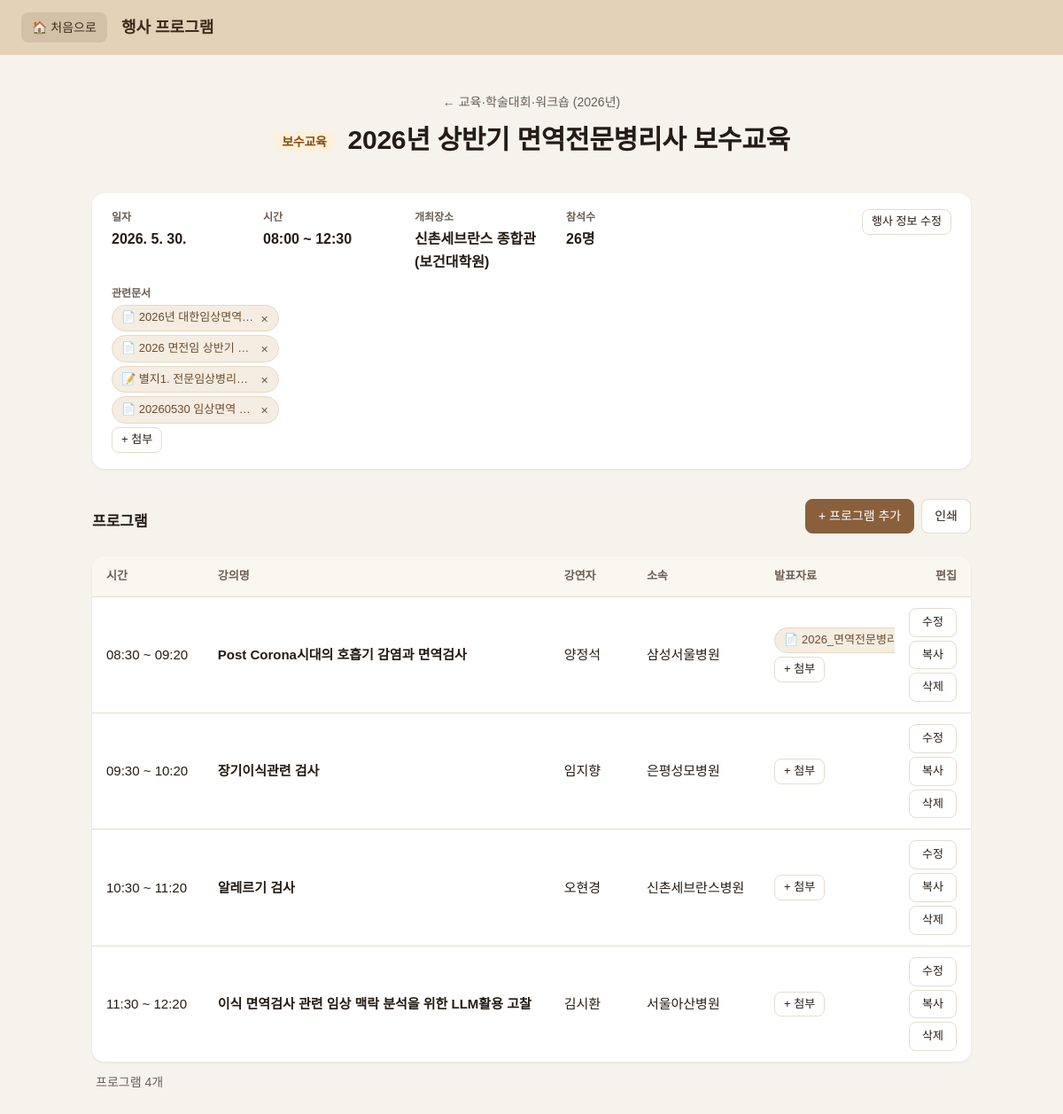
The page /audit/events/2 on the database its author committed.
### tables this page shows
CREATE TABLE events (            -- 행사 (보수교육/학술대회/워크숍)
    id         INTEGER PRIMARY KEY AUTOINCREMENT,
    kind       TEXT NOT NULL,                  -- 보수교육 / 학술대회 / 워크숍
    name       TEXT,                           -- 행사명 (선택)
    held_on    TEXT NOT NULL,                  -- 일자 YYYY-MM-DD
    start_time TEXT,
    end_time   TEXT,
    place      TEXT,
    attendees  INTEGER
);

CREATE TABLE files (
    id            INTEGER PRIMARY KEY AUTOINCREMENT,
    original_name TEXT NOT NULL,
    stored_path   TEXT NOT NULL,
    file_type     TEXT,                 -- pdf / doc / img
    target_type   TEXT,                 -- meeting, event, document ...
    target_id     INTEGER,
    uploaded_at   TEXT DEFAULT CURRENT_TIMESTAMP
, note TEXT);

CREATE TABLE event_programs (    -- 행사의 시간별 프로그램(강의)
    id          INTEGER PRIMARY KEY AUTOINCREMENT,
    event_id    INTEGER NOT NULL REFERENCES events(id) ON DELETE CASCADE,
    start_time  TEXT,
    end_time    TEXT,
    title       TEXT NOT NULL,                 -- 강의명
    speaker     TEXT,                          -- 강연자
    affiliation TEXT                           -- 소속
);

### routes/events.py (the view)
@bp.route("/audit/events/<int:event_id>")
def detail(event_id):
    with db() as conn:
        event = conn.execute("SELECT * FROM events WHERE id = ?", (event_id,)).fetchone()
        if not event:
            abort(404)
        programs = conn.execute(
            "SELECT * FROM event_programs WHERE event_id = ? "
            "ORDER BY (start_time IS NULL OR start_time = ''), start_time, id", (event_id,)).fetchall()
        event_files = storage.files_for(conn, (EVENT_DOC,), [event_id])
        program_files = storage.files_for(conn, (PROGRAM_FILE,), [p["id"] for p in programs])
    return render_template(
        "event_detail.html", page=get_menu("events"), event=event, programs=programs, kinds=KINDS,
        event_files=event_files.get((EVENT_DOC, event_id), []), program_files=program_files,
        accept=storage.ACCEPT_ATTR,
    )

### app.py (called while the page is built)
@app.context_processor
def inject_globals():
    return {"app_title": APP_TITLE, "menu": MENU}

### auth.py (called while the page is built, shortened)
def _get(key, default=None):
    with db() as conn:
        row = conn.execute("SELECT value FROM settings WHERE key = ?", (key,)).fetchone()
    return row["value"] if row else default

def password_is_set():
    return _get("money_password_hash") is not None

def is_unlocked():
    stamp = session.get("unlocked_at")
    if not stamp or session.get("epoch") != _get("lock_epoch", "0"):
        return False
    return time.time() - stamp < IDLE_SECONDS

@bp.before_app_request
def guard():
    if not request.path.startswith(PROTECTED_PATHS):
        return None

@bp.app_context_processor
def inject_lock_state():
    return {"unlocked": is_unlocked(), "password_set": password_is_set()}

### menu.py (called while the page is built)
def get_menu(key):
    for item in MENU:
        if item["key"] == key:
            return item
    return None

### models.py (called while the page is built)
def get_db():
    conn = sqlite3.connect(DB_PATH)
    conn.row_factory = sqlite3.Row
    conn.execute("PRAGMA foreign_keys = ON")
    return conn

@contextmanager
def db():
    conn = get_db()
    try:
        yield conn
        conn.commit()
    except Exception:
        conn.rollback()
        raise
    finally:
        conn.close()

### routes/events.py (called while the page is built)
@bp.app_template_filter("kdate")
def kdate(value):
    try:
        d = datetime.strptime(value, "%Y-%m-%d")
    except (TypeError, ValueError):
        return value or ""
    return f"{d.year}. {d.month}. {d.day}."

@bp.app_template_filter("krange")
def krange(row):
    start, end = row["start_time"], row["end_time"]
    if start and end:
        return f"{start} ~ {end}"
    return start or end or ""

### storage.py (called while the page is built)
def files_for(conn, target_types, target_ids):
    out = {}
    if not target_ids:
        return out
    t_marks = ",".join("?" * len(target_types))
    i_marks = ",".join("?" * len(target_ids))
    rows = conn.execute(
        f"SELECT * FROM files WHERE target_type IN ({t_marks}) AND target_id IN ({i_marks}) ORDER BY id",
        (*target_types, *target_ids))
    for r in rows:
        out.setdefault((r["target_type"], r["target_id"]), []).append(r)
    return out

### templates/event_detail.html (shortened to what this page needs)
{% extends "base.html" %}
{% from "_files.html" import file_cell, viewer_dialog %}
{% from "_forms.html" import event_dialog, time_select %}
{% block header_title %}행사 프로그램{% endblock %}
{% block content %}
{% set next_url = request.full_path.rstrip('?') %}
{% set year = event.held_on[:4] %}
<section class="intro">
  <a class="back no-print" href="{{ url_for('events.list_view', year=year) }}">← 교육·학술대회·워크숍 ({{ year }}년)</a>
  <h1><span class="kind-badge kind-{{ event.kind }}">{{ event.kind }}</span> {{ event.name or (event.kind ~ ' 프로그램') }}</h1>
</section>
<div class="event-card">
  <dl class="event-meta">
    <div><dt>일자</dt><dd>{{ event.held_on|kdate }}</dd></div>
    <div><dt>시간</dt><dd>{{ event|krange or '-' }}</dd></div>
    <div><dt>개최장소</dt><dd>{{ event.place or '-' }}</dd></div>
    <div><dt>참석수</dt><dd>{{ (event.attendees ~ '명') if event.attendees is not none else '-' }}</dd></div>
    <div class="meta-files"><dt>관련문서</dt>
      <dd>{{ file_cell('event_doc-' ~ event.id, event_files, url_for('events.upload', event_id=event.id),
                       {'back': 'detail'}, accept, next_url) }}</dd></div>
  </dl>
  <button type="button" class="btn small no-print" data-open-edit="event-dialog"
          data-id="{{ event.id }}" data-kind="{{ event.kind }}" data-name="{{ event.name or '' }}"
          data-held-on="{{ event.held_on or '' }}" data-start-time="{{ event.start_time or '' }}"
          data-end-time="{{ event.end_time or '' }}" data-place="{{ event.place or '' }}"
          data-attendees="{{ event.attendees if event.attendees is not none else '' }}">행사 정보 수정</button>
</div>
<div class="toolbar no-print">
  <h2 class="section-title">프로그램</h2>
  <div class="actions">
    <button type="button" class="btn primary" data-open-add="program-dialog">+ 프로그램 추가</button>
    <button type="button" class="btn" onclick="window.print()">인쇄</button>
  </div>
</div>
{% if programs %}
<div class="table-wrap">
  <table class="table programs-table">
    <thead><tr>
      <th>시간</th><th>강의명</th><th class="speaker-col">강연자</th><th>소속</th><th>발표자료</th>
      <th class="no-print actions-col">편집</th>
    </tr></thead>
    <tbody>
    {% for p in programs %}
      <tr>
        <td class="nowrap">{{ p|krange }}</td>
        <td class="title-col">{{ p.title }}</td>
        <td class="speaker-col">{{ p.speaker or '' }}</td>
        <td>{{ p.affiliation or '' }}</td>
        <td class="file-col">
          {{ file_cell('event_material-' ~ p.id, program_files.get(('event_material', p.id), []),
                       url_for('events.program_upload', program_id=p.id), {}, accept, next_url) }}
        </td>
        <td class="no-print actions-col">
          <button type="button" class="btn small" data-open-edit="program-dialog"
                  data-id="{{ p.id }}" data-title="{{ p.title }}" data-speaker="{{ p.speaker or '' }}"
                  data-affiliation="{{ p.affiliation or '' }}" data-start-time="{{ p.start_time or '' }}"
                  data-end-time="{{ p.end_time or '' }}">수정</button>
          <button type="button" class="btn small" data-copy title="이 줄을 바탕으로 다음 프로그램을 추가합니다"
                  data-title="{{ p.title }}" data-speaker="{{ p.speaker or '' }}"
                  data-affiliation="{{ p.affiliation or '' }}" data-next-start="{{ p.end_time or '' }}">복사</button>
          <form method="post" action="{{ url_for('events.program_delete', program_id=p.id) }}"
                data-confirm="'{{ p.title }}' 프로그램을 삭제할까요? 발표자료도 함께 삭제됩니다.">
            <button class="btn small danger">삭제</button>
          </form>
        </td>
      </tr>
    {% endfor %}
    </tbody>
  </table>
</div>
<p class="summary">프로그램 {{ programs|length }}개</p>
{% else %}
<div class="empty"><p>아직 등록된 프로그램이 없습니다. 오른쪽 위 [+ 프로그램 추가]로 시간별 강의를 입력하세요.</p></div>
{% endif %}
{% endblock %}

### templates/_files.html (shortened to what this page needs)
{% set kind_icon = {'pdf': '📄', 'image': '🖼️', 'docx': '📝', 'doc': '📝', 'hwp': '📃'} %}
{% macro file_cell(group, file_list, upload_url, hidden, accept, next_url) %}
  <div class="file-list">
    {% for f in file_list %}
      <span class="chip">
        <button type="button" class="chip-name" data-view data-group="{{ group }}"
                data-url="{{ url_for('files.view', file_id=f.id) }}"
                data-download="{{ url_for('files.download', file_id=f.id) }}"
                data-kind="{{ f.file_type }}" data-name="{{ f.original_name }}"
                title="{{ f.original_name }}">{{ kind_icon.get(f.file_type, '📎') }} {{ f.original_name }}</button>
        <form class="no-print" method="post" action="{{ url_for('files.delete', file_id=f.id) }}"
              data-confirm="'{{ f.original_name }}' 파일을 삭제할까요?">
          <button class="chip-x" aria-label="{{ f.original_name }} 삭제" title="삭제">✕</button>
        </form>
      </span>
    {% endfor %}
    <form class="attach-form no-print" method="post" enctype="multipart/form-data" action="{{ upload_url }}">
      <button type="button" class="btn small" data-pick>+ 첨부</button>
    </form>
  </div>
{% endmacro %}

### static/style.css (style rules this page uses)
:root { --bg: #f6f2ec; --ink: #241c15; --muted: #6b5f55; --line: #e4dccf; --brand: #8a5f3c; --brand-dark: #6f4b2d; --card: #ffffff; --topbar-bg: #e3d2b8; --topbar-ink: #3d2b1a; }
* { box-sizing: border-box; }
html, body { margin: 0; }
body { background: var(--bg); color: var(--ink); font-family: "Pretendard", "Malgun Gothic", "Apple SD Gothic Neo", "Noto Sans KR", sans-serif; line-height: 1.6; }
a { color: inherit; text-decoration: none; }
.intro { text-align: center; margin-bottom: 36px; }
.intro h1 { margin: 6px 0 4px; font-size: 30px; letter-spacing: -0.01em; }
.back { font-size: 14px; color: var(--muted); }
.toolbar { display: flex; flex-wrap: wrap; align-items: center; justify-content: space-between; gap: 12px; margin-bottom: 16px; }
.actions { display: flex; gap: 8px; flex-wrap: wrap; }
.btn { font: inherit; font-size: 14px; cursor: pointer; background: #fff; color: var(--ink); border: 1px solid var(--line); border-radius: 8px; padding: 7px 14px; }
.btn.primary { background: var(--brand); border-color: var(--brand); color: #fff; }
.btn.small { padding: 3px 10px; font-size: 13px; }
.table-wrap { background: var(--card); border-radius: 14px; overflow-x: auto; box-shadow: 0 1px 3px rgba(36, 28, 21, .08); }
.table { width: 100%; border-collapse: collapse; font-size: 15px; }
.table th, .table td { padding: 12px 16px; text-align: left; border-bottom: 1px solid var(--line); vertical-align: middle; }
.table th { background: #faf6f0; font-size: 13px; color: var(--muted); white-space: nowrap; }
.table tbody tr:last-child td { border-bottom: 0; }
.table .actions-col { width: 1%; white-space: nowrap; text-align: right; }
.table .actions-col form, .table .actions-col button { display: inline-block; }
.table .actions-col form { margin: 0; }
.file-list { display: flex; flex-direction: column; align-items: flex-start; gap: 4px; }
.chip { display: inline-flex; align-items: center; max-width: 190px; background: #f5ede1; border: 1px solid #e6d8c3; border-radius: 999px; padding: 1px 4px 1px 10px; }
.chip form { margin: 0; }
.chip-name { font: inherit; font-size: 13px; color: var(--brand-dark); background: none; border: 0; cursor: pointer; padding: 2px 0; overflow: hidden; text-overflow: ellipsis; white-space: nowrap; max-width: 150px; }
.chip-x { font: inherit; font-size: 11px; color: var(--muted); background: none; border: 0; cursor: pointer; padding: 3px 7px; border-radius: 999px; }
.attach-form { margin: 0; }
.summary { margin: 12px 4px 0; color: var(--muted); font-size: 14px; }
.kind-badge { display: inline-block; padding: 1px 10px; border-radius: 999px; font-size: 12px; font-weight: 700; white-space: nowrap; }
.kind-보수교육 { background: #fdf0dc; color: #8a4b0b; }
.intro h1 .kind-badge { font-size: 14px; vertical-align: middle; margin-right: 6px; }
.event-card { background: var(--card); border-radius: 14px; padding: 18px 22px; margin-bottom: 24px; box-shadow: 0 1px 3px rgba(36, 28, 21, .08); display: flex; gap: 16px; align-items: flex-start; justify-content: space-between; }
.event-meta { margin: 0; display: grid; grid-template-columns: repeat(auto-fit, minmax(140px, 1fr)); gap: 14px 24px; flex: 1; }
.event-meta dt { font-size: 12px; color: var(--muted); font-weight: 600; margin-bottom: 2px; }
.event-meta dd { margin: 0; font-size: 16px; font-weight: 600; }
.event-meta .meta-files { grid-column: 1 / -1; }
.event-meta .meta-files dd { font-weight: 400; }
.section-title { margin: 0; font-size: 18px; }
.programs-table .nowrap { white-space: nowrap; font-variant-numeric: tabular-nums; }
.programs-table .title-col { font-weight: 600; min-width: 200px; }
.programs-table .file-col { min-width: 110px; max-width: 150px; }
.programs-table .speaker-col { min-width: 92px; word-break: keep-all; }
.programs-table th.actions-col, .programs-table td.actions-col { position: sticky; right: 0; background: var(--card); box-shadow: -8px 0 8px -8px rgba(36, 28, 21, .25); }
.programs-table th.actions-col { background: #faf6f0; }
.programs-table td.actions-col .btn { display: block; width: 100%; margin-top: 4px; padding: 5px 14px; }
.programs-table td.actions-col .btn:first-child { margin-top: 0; }
.programs-table td.actions-col form { display: block; margin-top: 4px; }
.section-title { font-size: 17px; margin: 22px 0 10px; }

### rows shown on the page
events: kind "보수교육", name "2026년 상반기 면역전문병리사 보수교육", held_on|kdate "2026. 5. 30.", place "신촌세브란스 종합관(보건대학원)", attendees "26명"
files: get "📄", original_name "2026년 대한임상면역…"
files: get "📄", original_name "2026 면전임 상반기…"
files: get "📝", original_name "별지1. 전문임상병리…"
files: get "📄", original_name "20260530 임상면역…"
event_programs: p "08:30 ~ 09:20", title "Post Corona시대의 호흡기 감염과 면역검사", speaker "양정석", affiliation "삼성서울병원"
files: get "📄", original_name "2026_면역전문병리…"
event_programs: p "09:30 ~ 10:20", title "장기이식관련 검사", speaker "임지향", affiliation "은평성모병원"
event_programs: p "10:30 ~ 11:20", title "알레르기 검사", speaker "오현경", affiliation "신촌세브란스병원"
event_programs: p "11:30 ~ 12:20", title "이식 면역검사 관련 임상 맥락 분석을 위한 LLM활용 고찰", speaker "김시환", affiliation "서울아산병원"

### other values the page prints
{{ year }} "2026"
{{ event|krange or '-' }} "08:00 ~ 12:30"
{{ programs|length }} "4"
